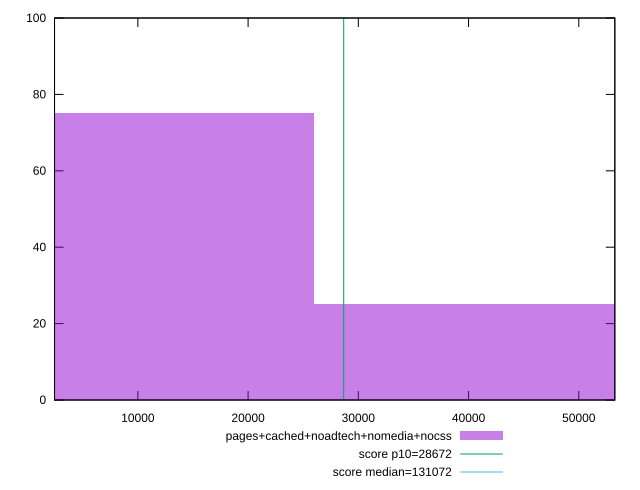

This chart was generated by the following gnuplot code:
reset

$pagesCachedNoadtechNomediaNocss <<EOF
0 75
52033.850429767575 25
EOF

set key outside below
set boxwidth 52033.850429767575
set xrange [2440:53269]
set yrange [0:100]
set trange [0:100]
set style fill transparent solid 0.5 noborder

set parametric
set terminal svg size 640, 490 enhanced background rgb 'white'
set output "report_00020_2021-02-19T21:17:38.612Z2/uses-long-cache-ttl/comparison/histogram/4_vs_5.svg"

plot $pagesCachedNoadtechNomediaNocss title "pages+cached+noadtech+nomedia+nocss" with boxes, \
     28672,t title "score p10=28672", \
     131072,t title "score median=131072"

reset
